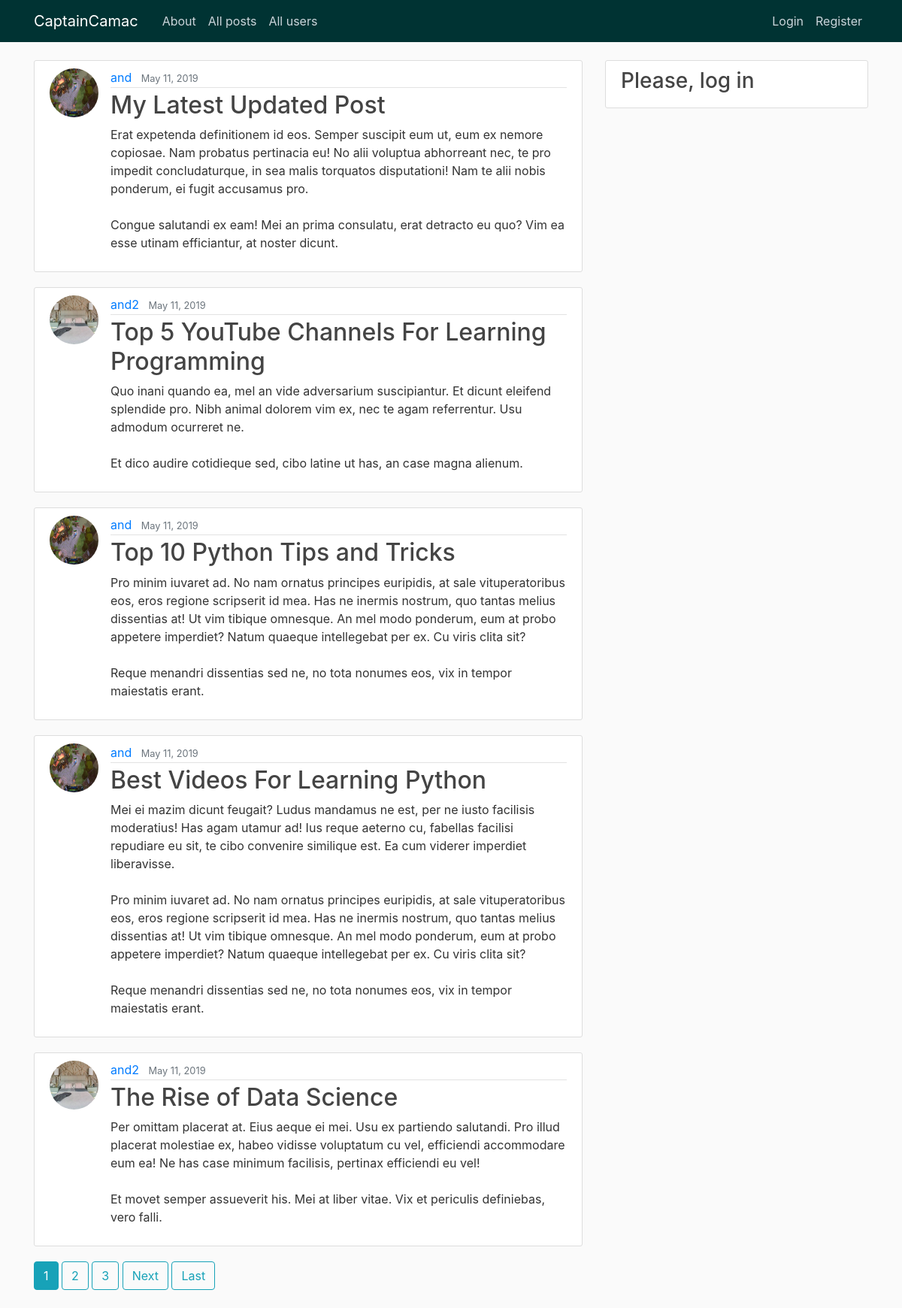
The app's page /, older data.
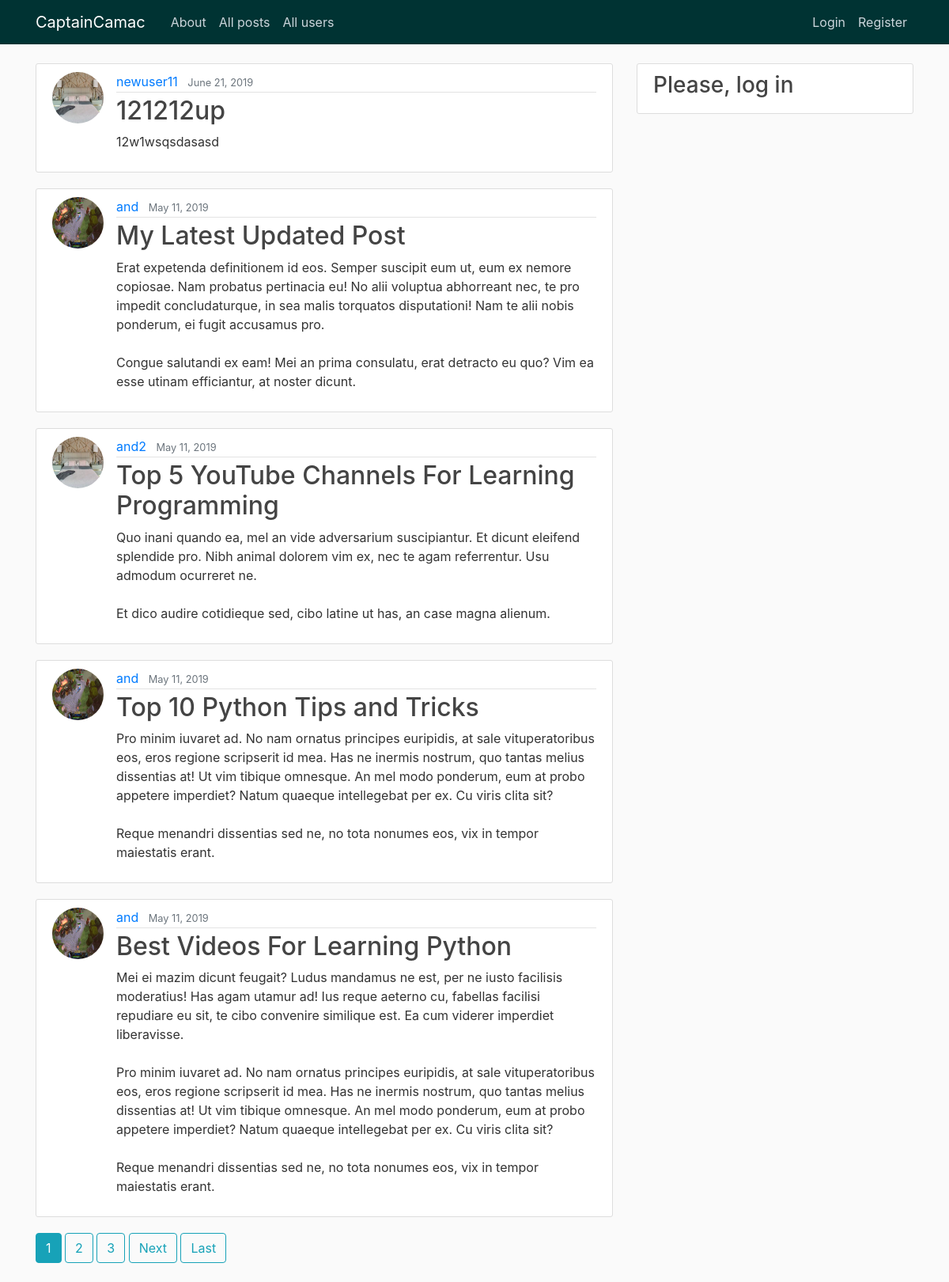
The same page, newer data.
### blog/models.py (models this page shows, shortened)
class Post(models.Model):
    title = models.CharField(max_length=100)
    content = models.TextField()
    date_posted = models.DateTimeField(default=timezone.now)
    author = models.ForeignKey(User, on_delete=models.CASCADE)

### users/models.py (models this page shows, shortened)
class Profile(models.Model):
    user = models.OneToOneField(User, on_delete=models.CASCADE)
    image = models.ImageField(default='default.jpg', upload_to='profile_pics')

### blog/views.py (the view)
# urls.py: path('', PostListView.as_view(), name='blog-home'),
class PostListView(ListView):
    model = Post
    template_name = 'blog/home.html'
    context_object_name = 'posts'
    ordering = ['-date_posted']
    paginate_by = 5

### blog/templates/blog/home.html (shortened to what this page needs)
{% extends "base/base.html" %}
{% block content %}
    {% for post in posts %}
        <article class="media content-section">
            <img class="rounded-circle article-img" src="{{ post.author.profile.image.url }}">
            <div class="media-body">
                <div class="article-metadata">
                    <a class="mr-2" href="{% url 'profile' post.author.id %}">{{ post.author }}</a>
                    <small class="text-muted">{{ post.date_posted|date:"F d, Y" }}</small>
                </div>
                <h2><a class="article-title" href="{% url 'post-detail' post.id %}">{{ post.title }}</a></h2>
                <p class="article-content">{{ post.content }}</p>
            </div>
        </article>
    {% endfor %}
    {% if is_paginated %}
        {% for num in page_obj.paginator.page_range %}
            {% if page_obj.number == num %}
                <a class="btn btn-info mb-4" href="?page={{ num }}">{{ num }}</a>
            {% elif num > page_obj.number|add:'-3' and num < page_obj.number|add:'3' %}
                <a class="btn btn-outline-info mb-4" href="?page={{ num }}">{{ num }}</a>
            {% endif %}
        {% endfor %}
        {% if page_obj.has_next %}
            <a class="btn btn-outline-info mb-4" href="?page={{ page_obj.next_page_number }}">Next</a>
            <a class="btn btn-outline-info mb-4" href="?page={{ page_obj.paginator.num_pages }}">Last</a>
        {% endif %}
    {% endif %}
{% endblock content %}

### base/templates/base/base.html (shortened to what this page needs)
{% load static %}
<!DOCTYPE html>
<html lang="en">
<head>
    <link rel="stylesheet" href="https://stackpath.bootstrapcdn.com/bootstrap/4.3.1/css/bootstrap.min.css">
    <link rel="stylesheet" type="text/css" href="{% static 'base/main.css' %}">
    <link rel="stylesheet" type="text/css" href="{% static 'dialogs/dialogs.css' %}">
</head>
<body>
    <header class="site-header">
        <nav class="navbar navbar-expand-md navbar-dark bg-steel fixed-top">
            <div class="container">
                <a class="navbar-brand mr-4" href="{% url 'blog-home' %}">CaptainCamac</a>
                <div class="collapse navbar-collapse" id="navbarToggle">
                    <div class="navbar-nav mr-auto">
                        <a class="nav-item nav-link" href="{% url 'blog-about' %}">About</a>
                        <a class="nav-item nav-link" href="{% url 'blog-home' %}">All posts</a>
                        <a class="nav-item nav-link" href="{% url 'all-users' %}">All users</a>
                    </div>
                    <div class="navbar-nav">
                        {% if user.is_authenticated %}
                            <a class="nav-item nav-link" href="{% url 'profile' user.id %}">Profile</a>
                            <a class="nav-item nav-link" href="{% url 'options' %}">Options</a>
                            <a class="nav-item nav-link" href="{% url 'logout' %}">Log Out</a>
                        {% else %}
                            <a class="nav-item nav-link" href="{% url 'login' %}">Login</a>
                            <a class="nav-item nav-link" href="{% url 'register' %}">Register</a>
                        {% endif %}
                    </div>
                </div>
            </div>
        </nav>
    </header>
    <main role="main" class="container">
        <div class="row">
            <div class="col-md-8">
                {% block content %}
                {% endblock %}
            </div>
            <div class="col-md-4">
                <div class="content-section">
                    {% if user.is_authenticated %}
                        <h3>Hi, {{ user.username }}!</h3>
                        <p class='text-muted'>You can put any information here you'd like.
                        <ul class="list-group">
                            <li class="list-group-item list-group-item-light">
                                <a href="{% url 'post-create' %}">New Post</a>
                            </li>
                            <li class="list-group-item list-group-item-light">
                                <a href="#">New Message</a>
                            </li>
                            <li class="list-group-item list-group-item-light">
                                <a href="{% url 'dialogs' %}">My Dialogs</a>
                            </li>
                            <li class="list-group-item list-group-item-light">
                                empty
                            </li>
                        </ul>
                        </p>
                    {% else %}
                        <h3>Please, log in</h3>
                    {% endif %}
                </div>
            </div>
        </div>
    </main>
</body>
</html>

### base/static/base/main.css (style rules this page uses)
body { background: #fafafa; color: #333333; margin-top: 5rem; }
h1, h2, h3, h4, h5, h6 { color: #444444; }
.bg-steel { background-color: #003333; }
.site-header .navbar-nav .nav-link { color: #cbd5db; }
.content-section { background: #ffffff; padding: 10px 20px; border: 1px solid #dddddd; border-radius: 3px; margin-bottom: 20px; }
.article-title { color: #444444; }
.article-content { white-space: pre-line; }
.article-img { height: 65px; width: 65px; margin-right: 16px; }
.article-metadata { padding-bottom: 1px; margin-bottom: 4px; border-bottom: 1px solid #e3e3e3 }

Row changes from the older to the newer data that the page shows:
no longer on this page (row unchanged): Post: author.profile.image (placeholder picture), author "and2", date_posted "May 11, 2019", title "The Rise of Data Science", content "Per omittam placerat at. Eius aeque ei mei. Usu ex partiendo salutandi. Pro illud placerat molestiae ex, habeo vidisse voluptatum cu vel, efficiendi accommodare eum ea! Ne has case minimum facilisis, pertinax efficiendi eu vel! Et movet semper assueverit his. Mei at liber vitae. Vix et periculis definiebas, vero falli."
added Post: author.profile.image (placeholder picture), author "newuser11", date_posted "June 21, 2019", title "121212up", content "12w1wsqsdasasd"
